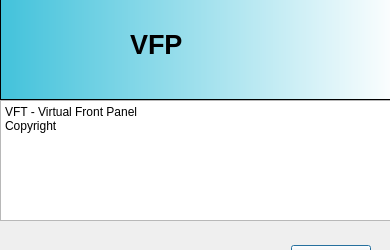
<?xml version="1.0" encoding="UTF-8"?>
<ui version="4.0">
 <class>AboutBox</class>
 <widget class="QDialog" name="AboutBox">
  <property name="geometry">
   <rect>
    <x>0</x>
    <y>0</y>
    <width>390</width>
    <height>250</height>
   </rect>
  </property>
  <property name="minimumSize">
   <size>
    <width>390</width>
    <height>250</height>
   </size>
  </property>
  <property name="maximumSize">
   <size>
    <width>390</width>
    <height>250</height>
   </size>
  </property>
  <property name="windowTitle">
   <string>Dialog</string>
  </property>
  <property name="modal">
   <bool>true</bool>
  </property>
  <widget class="QDialogButtonBox" name="buttonBox">
   <property name="geometry">
    <rect>
     <x>30</x>
     <y>240</y>
     <width>341</width>
     <height>32</height>
    </rect>
   </property>
   <property name="orientation">
    <enum>Qt::Horizontal</enum>
   </property>
   <property name="standardButtons">
    <set>QDialogButtonBox::Ok</set>
   </property>
   <property name="centerButtons">
    <bool>false</bool>
   </property>
  </widget>
  <widget class="QFrame" name="frame">
   <property name="geometry">
    <rect>
     <x>0</x>
     <y>-1</y>
     <width>401</width>
     <height>101</height>
    </rect>
   </property>
   <property name="styleSheet">
    <string notr="true">background-color: qlineargradient(spread:pad, x1:0, y1:0, x2:1, y2:0, stop:0 rgba(66, 194, 219, 255), stop:1 rgba(255, 255, 255, 255));</string>
   </property>
   <property name="frameShape">
    <enum>QFrame::StyledPanel</enum>
   </property>
   <property name="frameShadow">
    <enum>QFrame::Raised</enum>
   </property>
   <widget class="QWidget" name="widget_2" native="true">
    <property name="geometry">
     <rect>
      <x>0</x>
      <y>10</y>
      <width>120</width>
      <height>80</height>
     </rect>
    </property>
    <property name="styleSheet">
     <string notr="true">image: url(:/root/images/Resources/AppIcon-298x300.png);
background-color: rgba(255, 255, 255,0);</string>
    </property>
   </widget>
   <widget class="QLabel" name="label">
    <property name="geometry">
     <rect>
      <x>130</x>
      <y>30</y>
      <width>67</width>
      <height>31</height>
     </rect>
    </property>
    <property name="styleSheet">
     <string notr="true">background-color: rgba(243, 243, 243,0);</string>
    </property>
    <property name="text">
     <string>&lt;html&gt;&lt;head/&gt;&lt;body&gt;&lt;p&gt;&lt;span style=&quot; font-size:20pt; font-weight:600;&quot;&gt;VFP&lt;/span&gt;&lt;/p&gt;&lt;/body&gt;&lt;/html&gt;</string>
    </property>
   </widget>
  </widget>
  <widget class="QPlainTextEdit" name="plainTextEdit">
   <property name="geometry">
    <rect>
     <x>0</x>
     <y>100</y>
     <width>401</width>
     <height>121</height>
    </rect>
   </property>
   <property name="plainText">
    <string>VFT - Virtual Front Panel
Copyright </string>
   </property>
  </widget>
 </widget>
 <resources/>
 <connections>
  <connection>
   <sender>buttonBox</sender>
   <signal>accepted()</signal>
   <receiver>AboutBox</receiver>
   <slot>accept()</slot>
   <hints>
    <hint type="sourcelabel">
     <x>248</x>
     <y>254</y>
    </hint>
    <hint type="destinationlabel">
     <x>157</x>
     <y>274</y>
    </hint>
   </hints>
  </connection>
  <connection>
   <sender>buttonBox</sender>
   <signal>rejected()</signal>
   <receiver>AboutBox</receiver>
   <slot>reject()</slot>
   <hints>
    <hint type="sourcelabel">
     <x>316</x>
     <y>260</y>
    </hint>
    <hint type="destinationlabel">
     <x>286</x>
     <y>274</y>
    </hint>
   </hints>
  </connection>
 </connections>
</ui>
